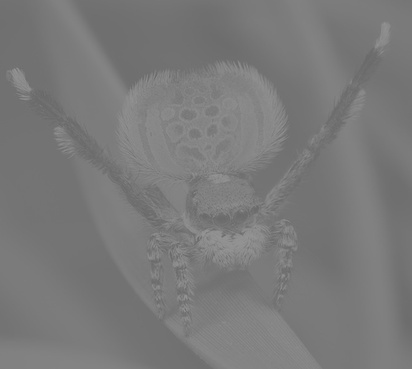
#> input picture figure/preprocessing_alg_examples/WIP_processing/GRAY_low_contrast.jpg, 412 x 369 px, shrunk from 660 x 590 before the run
$ python eq_hist.py
#> lines starting #> are read from the running program, lines starting #| are printed output that depends on the picture

import cv2
import numpy as np
from matplotlib import pyplot as plt

from my_globals import image_path, image_name, image_dir, dest_dir, image_suffix

#print('Masking ', image_path)

img = cv2.imread(dest_dir + 'GRAY_low_contrast.jpg', 0)
#> img is the input picture: shape (369, 412); min 102, max 151, mean 121.6

eq_img = cv2.equalizeHist(img)
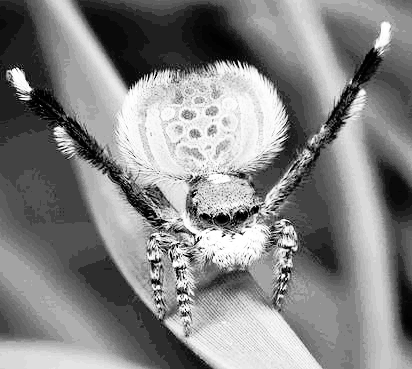
#> eq_img: shape (369, 412); min 0, max 255, mean 133

save_path = dest_dir +  'eqHist_example' + image_suffix
cv2.imwrite(save_path, eq_img)
print('eqHist saved in ', save_path)

hist_save_path    = dest_dir + 'pre_eq_hist.png'
eq_hist_save_path = dest_dir + 'post_eq_hist.png'
# TODO
# automatizzare salvataggio degli hist
# i plot devono avere le stesse dimensioni dell'immagine in input
# Normalizzare rispetto ad y
# aggiungere linea del Cumulative Distribution Function

#plt.hist(img.ravel(),256,[0,256]); plt.show()
#plt.hist(eq_img.ravel(),256,[0,256]); plt.show()

#https://matplotlib.org/3.1.1/gallery/statistics/histogram_cumulative.html
fig, ax = plt.subplots(figsize=(8, 4))
b = 256
hist, bins = np.histogram(img.ravel(), bins=b)
#> hist = 256 values, max 12879 at index 67, min 0 at index 1, mean 593.9; bins = 257 values from 102 to 151
ax.plot( bins[:-1], np.cumsum(hist) )
n, bins, patches = ax.hist(img.ravel(),256,[0,256])
#> n = 256 values, max 12879 at index 115, min 0 at index 0, mean 593.9; bins = 257 values from 0 to 256; patches = 256 items
fig.savefig(hist_save_path)
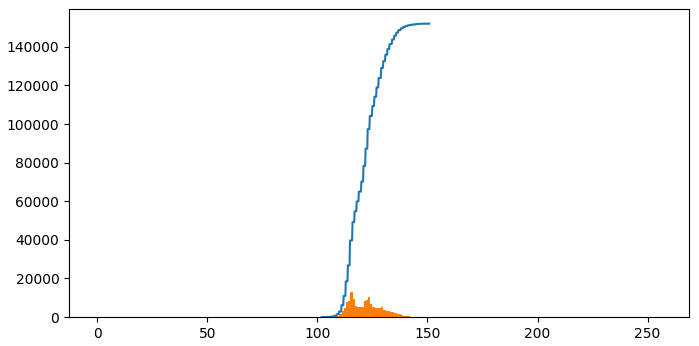
#> figure drawn by matplotlib, 1 panel; tallest bar 12879 high, from x = 115 to 116; curve peaks at x = 150.8, y = 152028

fig, ax = plt.subplots(figsize=(8, 4))
b = 256
hist, bins = np.histogram(eq_img.ravel(), bins=b)
#> hist = 256 values, max 12879 at index 67, min 0 at index 3, mean 593.9; bins = 257 values from 0 to 255
ax.plot( bins[:-1], np.cumsum(hist) )
n, bins, patches = ax.hist(eq_img.ravel(),256,[0,256])
#> n has the same summary as hist; bins = 257 values from 0 to 256
fig.savefig(eq_hist_save_path)
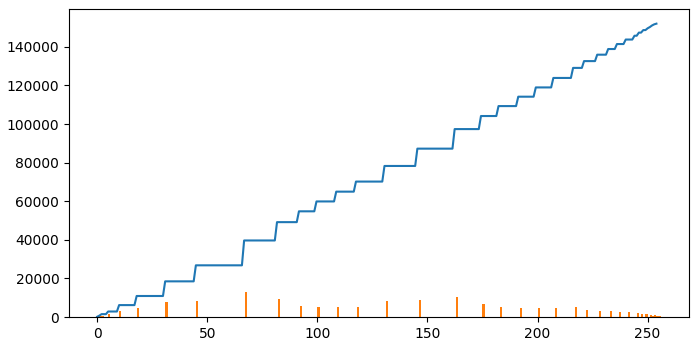
#> figure drawn by matplotlib, 1 panel; tallest bar 12879 high, from x = 67 to 68; curve peaks at x = 254, y = 152028
